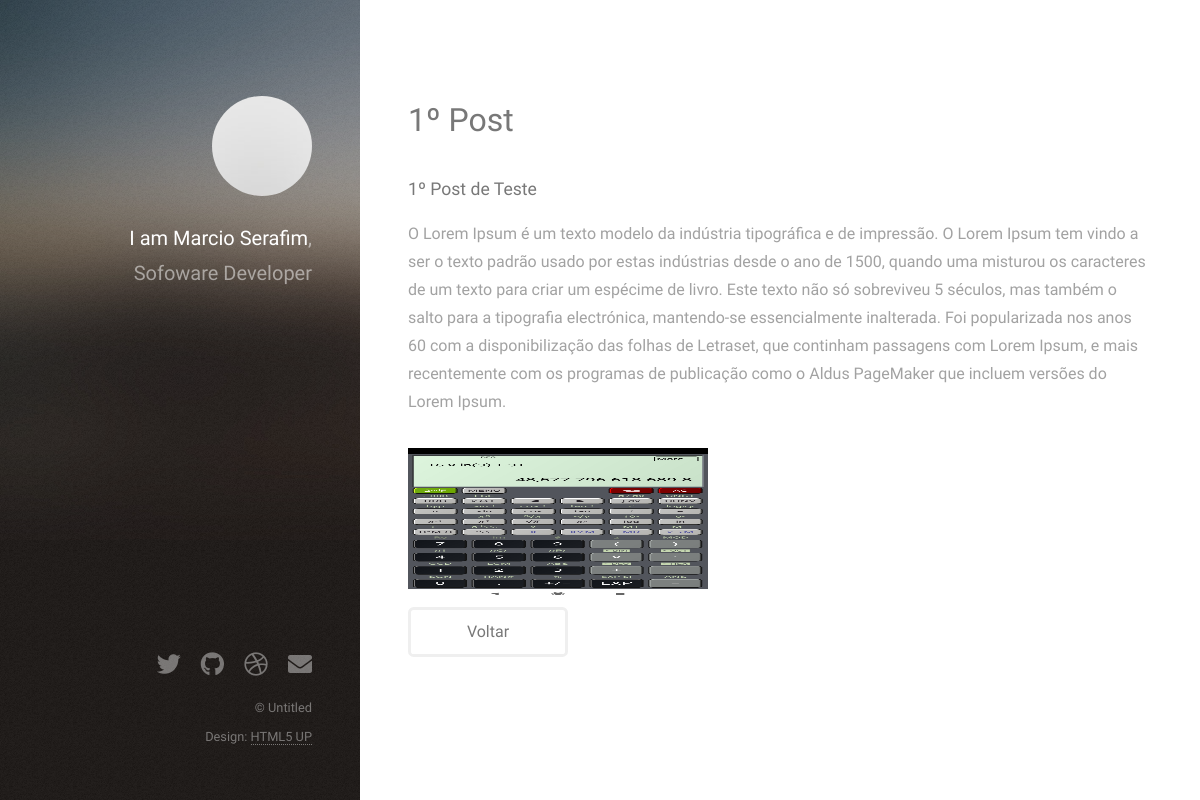
The app's page /post/1/ with its own data.
### website/models.py (models this page shows, shortened)
class Post(models.Model):
    title = models.CharField(max_length=100)
    sub_title = models.CharField(max_length=200)
    content = models.TextField()
    categories = models.CharField(
        max_length=2,
        choices= Categories.choices,
        default= Categories.GR
    )
    active = models.BooleanField(default=True)
    image = models.ImageField(upload_to='posts', null=True, blank=True)

### website/views.py (the view)
# urls.py: path('post/<int:id>/', post_detail, name='post_detail'),
def post_detail(request, id):
    post = Post.objects.get(id=id)
    return render(request, 'post_detail.html', {'post': post})

### website/templates/post_detail.html (shortened to what this page needs)
{% load static %}
<!DOCTYPE HTML>
<html>
	<head>
		<link rel="stylesheet" href="{% static 'assets/css/main.css' %}" />
	</head>
	<body class="is-preload">
			<header id="header">
				<div class="inner">
					<a href="#" class="image avatar"><img src="{% static 'images/avatar.jpg' %}" alt="" /></a>
					<h1><strong>I am Marcio Serafim</strong>, Sofoware Developer
				</div>
			</header>
			<div id="main">
					<section id="one">
						<header class="major">
                            <h2>{{ post.title }}</h2>
                            <h4>{{ post.sub_title }}</h4>
						</header>
						<p>{{ post.content}}</p>
						<img src="{{ post.image.url }}" alt="" width="300px" height="150px">
						<ul class="actions">
							<li><a href="{% url 'home_blog' %}" class="button">Voltar</a></li>
						</ul>
					</section>
            </div>
			<footer id="footer">
				<div class="inner">
					<ul class="icons">
						<li><a href="#" class="icon brands fa-twitter"><span class="label">Twitter</span></a></li>
						<li><a href="#" class="icon brands fa-github"><span class="label">Github</span></a></li>
						<li><a href="#" class="icon brands fa-dribbble"><span class="label">Dribbble</span></a></li>
						<li><a href="#" class="icon solid fa-envelope"><span class="label">Email</span></a></li>
					</ul>
					<ul class="copyright">
						<li>&copy; Untitled</li><li>Design: <a href="http://html5up.net">HTML5 UP</a></li>
					</ul>
				</div>
			</footer>
	</body>
</html>

### records on screen
Post: title "1º Post", sub_title "1º Post de Teste", content "O Lorem Ipsum é um texto modelo da indústria tipográfica e de impressão. O Lorem Ipsum tem vindo a ser o texto padrão usado por estas indústrias desde o ano de 1500, quando uma misturou os caracteres de um texto para criar um espécime de livro. Este texto não só sobreviveu 5 séculos, mas também o salto para a tipografia electrónica, mantendo-se essencialmente inalterada. Foi popularizada nos anos 60 com a disponibilização das folhas de Letraset, que continham passagens com Lorem Ipsum, e mais recentemente com os programas de publicação como o Aldus PageMaker que incluem versões do Lorem Ipsum.", image (picture)
